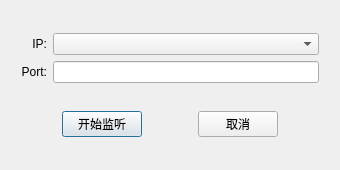
<?xml version="1.0" encoding="UTF-8"?>
<ui version="4.0">
 <class>MMSNetSetDlg</class>
 <widget class="QDialog" name="MMSNetSetDlg">
  <property name="geometry">
   <rect>
    <x>0</x>
    <y>0</y>
    <width>340</width>
    <height>170</height>
   </rect>
  </property>
  <property name="windowTitle">
   <string>Dialog</string>
  </property>
  <layout class="QVBoxLayout" name="verticalLayout">
   <item>
    <layout class="QGridLayout" name="gridLayout">
     <property name="leftMargin">
      <number>10</number>
     </property>
     <property name="rightMargin">
      <number>10</number>
     </property>
     <item row="0" column="0">
      <widget class="QLabel" name="label">
       <property name="text">
        <string>IP:</string>
       </property>
       <property name="alignment">
        <set>Qt::AlignRight|Qt::AlignTrailing|Qt::AlignVCenter</set>
       </property>
      </widget>
     </item>
     <item row="1" column="0">
      <widget class="QLabel" name="label_2">
       <property name="text">
        <string>Port:</string>
       </property>
       <property name="alignment">
        <set>Qt::AlignRight|Qt::AlignTrailing|Qt::AlignVCenter</set>
       </property>
      </widget>
     </item>
     <item row="1" column="1">
      <widget class="QLineEdit" name="portLine"/>
     </item>
     <item row="0" column="1">
      <widget class="QComboBox" name="listIP"/>
     </item>
    </layout>
   </item>
   <item>
    <layout class="QHBoxLayout" name="horizontalLayout">
     <item>
      <spacer name="horizontalSpacer">
       <property name="orientation">
        <enum>Qt::Horizontal</enum>
       </property>
       <property name="sizeHint" stdset="0">
        <size>
         <width>40</width>
         <height>20</height>
        </size>
       </property>
      </spacer>
     </item>
     <item>
      <widget class="QPushButton" name="btnListen">
       <property name="text">
        <string>开始监听</string>
       </property>
      </widget>
     </item>
     <item>
      <spacer name="horizontalSpacer_2">
       <property name="orientation">
        <enum>Qt::Horizontal</enum>
       </property>
       <property name="sizeHint" stdset="0">
        <size>
         <width>40</width>
         <height>20</height>
        </size>
       </property>
      </spacer>
     </item>
     <item>
      <widget class="QPushButton" name="btnCancel">
       <property name="text">
        <string>取消</string>
       </property>
      </widget>
     </item>
     <item>
      <spacer name="horizontalSpacer_3">
       <property name="orientation">
        <enum>Qt::Horizontal</enum>
       </property>
       <property name="sizeHint" stdset="0">
        <size>
         <width>40</width>
         <height>20</height>
        </size>
       </property>
      </spacer>
     </item>
    </layout>
   </item>
  </layout>
 </widget>
 <resources/>
 <connections/>
</ui>
